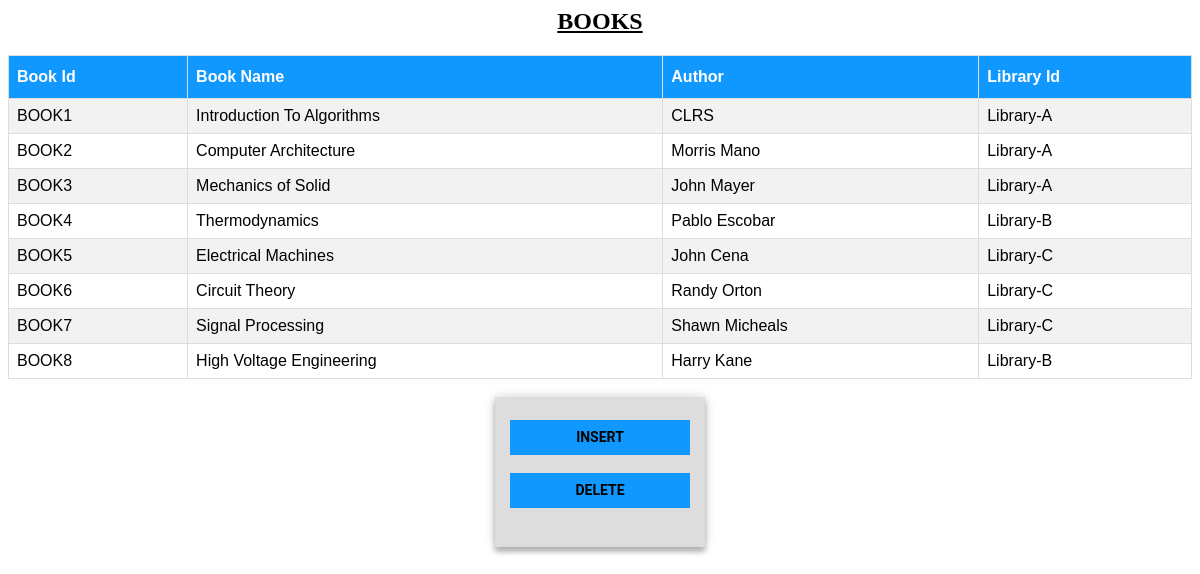
Page /Admin/books.php on the committed database.
### tables this page shows
CREATE TABLE book(
	book_id varchar(10),
	book_name varchar(50),
	author varchar(20),
	lib_id varchar(10),
	primary key(book_id),
	foreign key(lib_id) references library(lib_id) on delete set null
);

CREATE TABLE library(
	lib_id varchar(10),
	lib_name varchar(20),
	primary key(lib_id)
);

### Admin/books.php (the view, shortened to what this page needs)
<?php
	include 'db.php';
	$sql = "SELECT * FROM book";
	$result = mysqli_query($conn,$sql);
	$resultCheck = mysqli_num_rows($result);
	echo "<center><h2><u>BOOKS</u></h2></center>";
	if($resultCheck == 0){
		echo "There are no bookss in the database.";
	}
	else{
		echo "<table style = 'width:100%' id='customers'>";
		echo "<tr>";
		echo "<th>Book Id</th>";
		echo "<th>Book Name</th>";
		echo "<th>Author</th>";
		echo "<th>Library Id</th>";
		echo "</tr>";
		while($row = mysqli_fetch_assoc($result)){
			echo "<tr>";
			echo "<td>".$row['book_id']."</td>";
			echo "<td>".$row['book_name']."</td>";
			echo "<td>".$row['author']."</td>";
			$lib_id = $row['lib_id'];
			$sql1 = "SELECT * FROM library WHERE lib_id = '$lib_id'";
			$result1 = mysqli_query($conn,$sql1);
			while($row1 = mysqli_fetch_assoc($result1)){
				echo "<td>".$row1['lib_name']."</td>";
			}
			echo "</tr>";
		}
		echo "</table>";
	}
?>
<div class="form">
    <form class="login-form">
	  <br/>
      <button><a href="forms/book.php"><b>Insert</button></a><br/><br/>
	  <button><a href="delete/book.php"><b>Delete</button></a><br/><br/>
	  </form>
  </div>

### Admin/books.php (style rules this page uses)
#customers { font-family: "Trebuchet MS", Arial, Helvetica, sans-serif; border-collapse: collapse; width: 100%; }
#customers td, #customers th { border: 1px solid #ddd; padding: 8px; }
#customers tr:nth-child(even) { background-color: #f2f2f2; }
#customers th { padding-top: 12px; padding-bottom: 12px; text-align: left; background-color: #1198FF; color: white; }
.form { position: relative; z-index: 1; background: #ddd; max-width: 200px; margin: 0 auto 10px; padding: 5px; text-align: center; box-shadow: 0 0 10px 0 rgba(0, 0, 0, 0.2), 0 5px 5px 0 rgba(0, 0, 0, 0.24); }
.form button { font-family: "Roboto", sans-serif; text-transform: uppercase; outline: 0; background: #1198ff; width: 90%; border: 0; padding: 0px; color: #FFFFFF; font-size: 14px; -webkit-transition: all 0.3 ease; transition: all 0.3 ease; cursor: pointer; }
a { padding:0px; color:black; display: block; width: 100%; line-height: 2.5em; text-align: center; text-decoration: none; }

### rows in the picture
book: book_id "BOOK1", book_name "Introduction To Algorithms", author "CLRS"
library: lib_name "Library-A"
book: book_id "BOOK2", book_name "Computer Architecture", author "Morris Mano"
book: book_id "BOOK3", book_name "Mechanics of Solid", author "John Mayer"
book: book_id "BOOK4", book_name "Thermodynamics", author "Pablo Escobar"
library: lib_name "Library-B"
book: book_id "BOOK5", book_name "Electrical Machines", author "John Cena"
library: lib_name "Library-C"
book: book_id "BOOK6", book_name "Circuit Theory", author "Randy Orton"
book: book_id "BOOK7", book_name "Signal Processing", author "Shawn Micheals"
book: book_id "BOOK8", book_name "High Voltage Engineering", author "Harry Kane"
